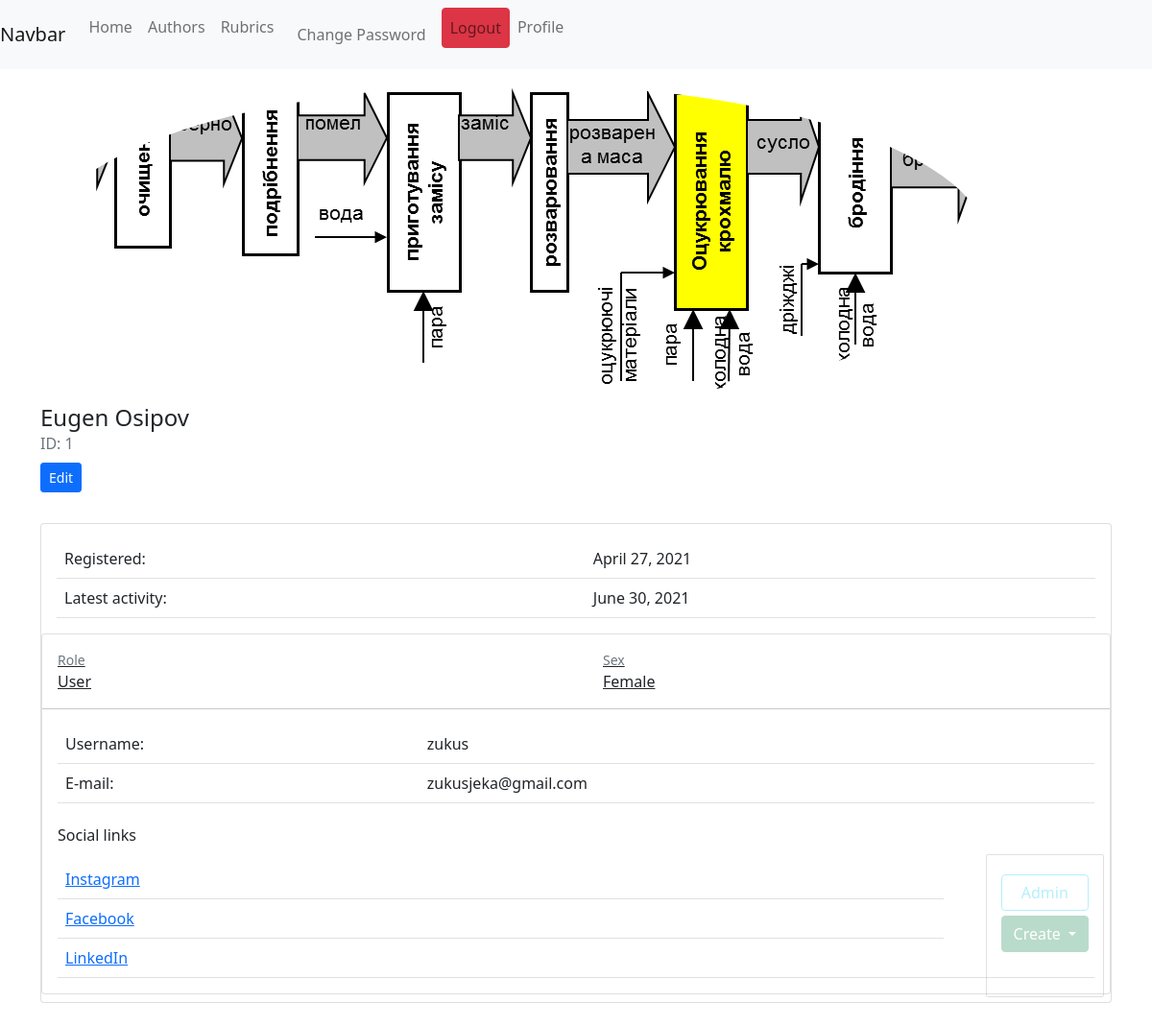
Screenshot of /profile/ (signed in) with the database file from the repository.
### engine/models.py (models this page shows)
class User(AbstractUser):
	COMPANY = 1
	USER = 2
	MALE = 3
	FEMALE = 4
	ROLE_CHOICES = (
		(COMPANY, 'Company'),
		(USER, 'User')
		)
	SEX_CHOICES = (
		(MALE, 'Male'),
		(FEMALE, 'Female')
		)
	photo = models.ImageField(upload_to='user_photos', verbose_name='Фото профиля', blank=True, null=True)
	role = models.PositiveSmallIntegerField(choices=ROLE_CHOICES, blank=True, null=True)
	sex = models.PositiveSmallIntegerField(choices=SEX_CHOICES, blank=True, null=True)
	full_name = models.CharField( max_length=100, verbose_name='Имя Фамилия')
	email = models.EmailField(('email address'), blank=False)
	inst_link = models.CharField( max_length=300, blank=True)
	face_link = models.CharField(max_length=300, blank=True)
	lin_ling = models.CharField(max_length=300, blank=True)

### engine/views.py (the view)
# urls.py: path('profile/', ProfileView.as_view(), name='profile_url'),
class ProfileView(ListView):
	model = User
	template_name = 'engine/profile.html'
	context_object_name = 'profile'
	def get_context_data(self,**kwargs):
		context = super().get_context_data(**kwargs)
		context['profile'] = User.objects.get(username=self.request.user.username)
		return context

### engine/templates/engine/profile.html (shortened to what this page needs)
{% extends 'engine/base_news.html' %}
{% block content %}
<link href="https://maxcdn.bootstrapcdn.com/font-awesome/4.7.0/css/font-awesome.min.css" rel="stylesheet" />
<div class="container bootdey flex-grow-1 container-p-y">
  <div class="media align-items-center py-3 mb-3">
    <img src="{{profile.photo.url}}" alt="" class="d-block ui-w-100 rounded-circle">
    <div class="media-body ml-4">
      <h4 class="font-weight-bold mb-0">{{profile.full_name}}</h4>
      <div class="text-muted mb-2">ID: {{profile.id}}</div>
      <a href="{% url 'profile_edit_url' profile.id %}" class="btn btn-primary btn-sm">Edit</a>&nbsp;
      <a href="javascript:void(0)" class="btn btn-default btn-sm icon-btn"></a>
    </div>
  </div>
  <div class="card mb-4">
    <div class="card-body">
      <table class="table user-view-table m-0">
        <tbody>
          <tr>
            <td>Registered:</td>
            <td>{{profile.date_joined.date}}</td>
          </tr>
          <tr>
            <td>Latest activity:</td>
            <td>{{ profile.last_login.date}}</td>
          </tr>
</tbody>
</table>
</div>
<div class="card">
  <div class="row no-gutters row-bordered">
    <div class="d-flex col-md align-items-center">
      <a href="javascript:void(0)" class="card-body d-block text-body">
        <div class="text-muted small line-height-1">Role</div>
        <div class="text-xlarge">{{profile.get_role_display}}</div>
      </a>
    </div>
    <div class="d-flex col-md align-items-center">
      <a href="javascript:void(0)" class="card-body d-block text-body">
        <div class="text-muted small line-height-1">Sex</div>
        <div class="text-xlarge">{{profile.get_sex_display}}</div>
      </a>
    </div>
  </div>
  <hr class="border-light m-0">
  <div class="card-body">
    <table class="table user-view-table m-0">
      <tbody>
        <tr>
          <td>Username:</td>
          <td>{{profile.username}}</td>
        </tr>
        <tr>
          <td>E-mail:</td>
          <td>{{profile.email}}</td>
        </tr>
      </tbody>
    </table>
    <h6 class="mt-4 mb-3">Social links</h6>
    <table class="table user-view-table m-0">
      <tbody>
        <tr>
          <td><a href="https://www.faceit.com/ru/settings/account">Instagram</a></td>
        </tr>
        <tr>
          <td><a href="https://www.faceit.com/ru/settings/account">Facebook</a></td>
        </tr>
        <tr>
          <td><a href="https://www.instagram.com/user">LinkedIn</a></td>
          <td></td>
        </tr>
      </tbody>
    </table>
  </div>
</div>
{% endblock %}

### rows the page displays
User: photo (picture), full_name "Eugen Osipov", id "1", date_joined "April 27, 2021", last_login "June 30, 2021", role "User", sex "Female", username "zukus", email "zukusjeka@gmail.com"
